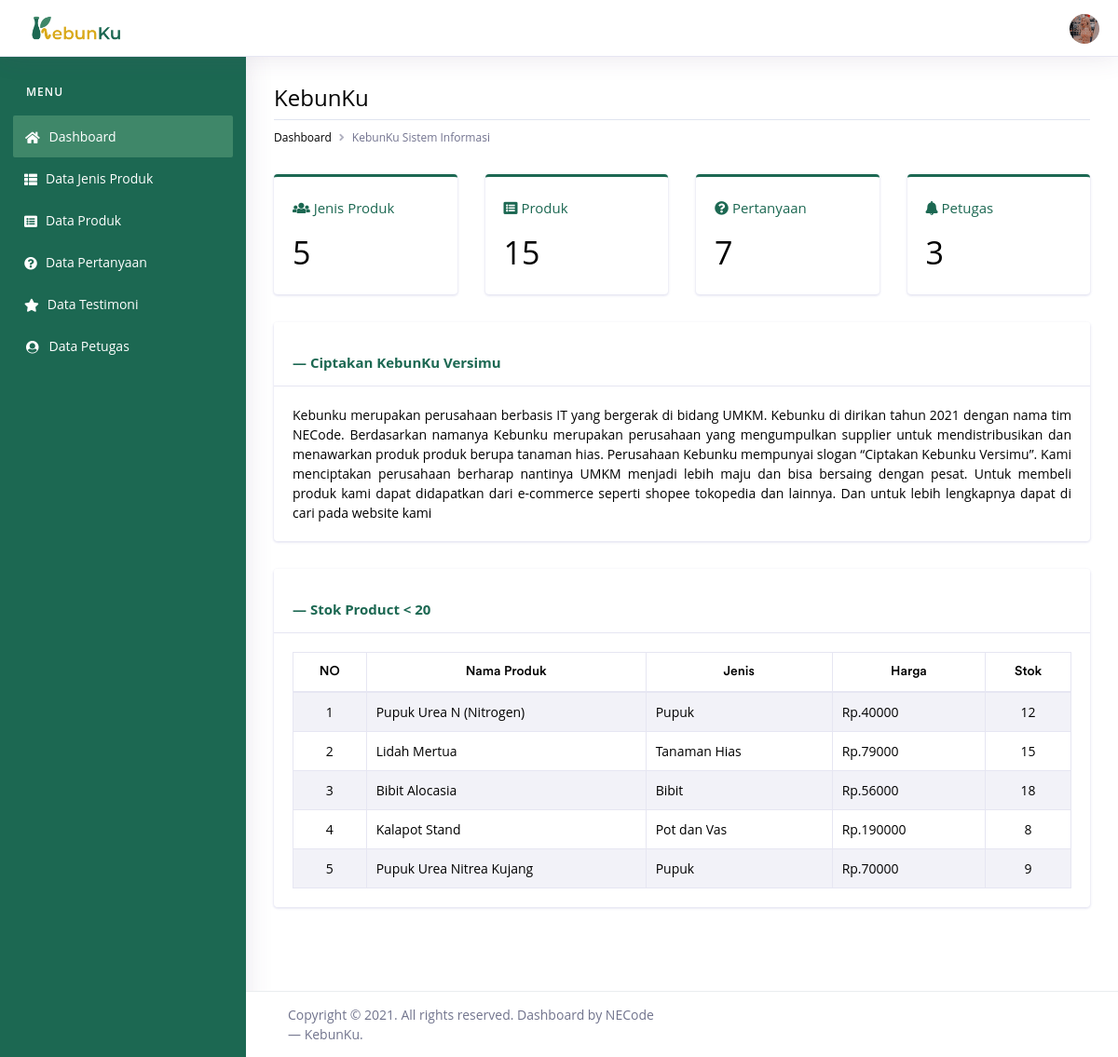
/dashboard.php (signed in), run on the app's committed database.
### tables this page shows
CREATE TABLE `tb_petugas` (
  `id_petugas` int(8) NOT NULL,
  `nama` varchar(200) NOT NULL,
  `username` varchar(50) NOT NULL,
  `password` varchar(50) NOT NULL,
  `foto` varchar(200) NOT NULL
);

CREATE TABLE `tb_produk` (
  `id_produk` int(8) NOT NULL,
  `nama` varchar(200) NOT NULL,
  `foto` varchar(200) NOT NULL,
  `harga` int(8) NOT NULL,
  `id_jenisproduk` int(8) NOT NULL,
  `stok` int(8) NOT NULL,
  `keterangan` text NOT NULL
);

CREATE TABLE `tb_jenisproduk` (
  `id_jenisproduk` int(8) NOT NULL,
  `nama_jenis` varchar(200) NOT NULL
);

### dashboard.php (the view, shortened to what this page needs)
<?php
include('dbconn/dbconn.php');
$id_petugas = $_SESSION['id_petugas'];
$sql_petugas = "SELECT * FROM tb_petugas WHERE id_petugas='$id_petugas'";
$result_petugas = $conn->query($sql_petugas);
$row_petugas = $result_petugas->fetch_assoc();
$foto_petugas = $row_petugas['foto'];
$sql_jp = "SELECT COUNT(*) as total_jp FROM tb_jenisproduk";
$result_jp = $conn->query($sql_jp);
$row_jp = $result_jp->fetch_assoc();
$sql_jproduk = "SELECT COUNT(*) as total_jproduk FROM tb_produk";
$result_jproduk = $conn->query($sql_jproduk);
$row_jproduk = $result_jproduk->fetch_assoc();
$sql_jpertanyaan = "SELECT COUNT(*) as total_jpertanyaan FROM tb_pertanyaan";
$result_jpertanyaan = $conn->query($sql_jpertanyaan);
$row_jpertanyaan = $result_jpertanyaan->fetch_assoc();
$sql_jpetugas = "SELECT COUNT(*) as total_jpetugas FROM tb_petugas";
$result_jpetugas = $conn->query($sql_jpetugas);
$row_jpetugas = $result_jpetugas->fetch_assoc();
?>
<!doctype html>
<html lang="en">
<head>
    <link rel="stylesheet" href="dashboard/vendor/bootstrap/css/bootstrap.min.css">
    <link href="dashboard/vendor/fonts/circular-std/style.css" rel="stylesheet">
    <link rel="stylesheet" href="dashboard/libs/css/style.css">
    <link rel="stylesheet" href="dashboard/vendor/fonts/fontawesome/css/fontawesome-all.css">
    <link rel="stylesheet" href="dashboard/vendor/charts/chartist-bundle/chartist.css">
    <link rel="stylesheet" href="dashboard/vendor/charts/morris-bundle/morris.css">
    <link rel="stylesheet" href="dashboard/vendor/fonts/material-design-iconic-font/css/materialdesignicons.min.css">
    <link rel="stylesheet" href="dashboard/vendor/charts/c3charts/c3.css">
    <link rel="stylesheet" href="dashboard/vendor/fonts/flag-icon-css/flag-icon.min.css">
    <link rel="stylesheet" href="dashboard/libs/js/dashboard-js.php">
</head>
<body>
    <div class="dashboard-main-wrapper">
        <div class="dashboard-header">
            <nav class="navbar navbar-expand-lg bg-white fixed-top">
                <img src="images/branding/side-logo-5.png" height="30px" style="padding-left: 30px;">
                <div class="collapse navbar-collapse " id="navbarSupportedContent">
                    <ul class="navbar-nav ml-auto navbar-right-top">
                        <li class="nav-item dropdown nav-user">
                            <a class="nav-link nav-user-img" href="#" id="navbarDropdownMenuLink2" data-toggle="dropdown" aria-haspopup="true" aria-expanded="false">
                                <?php echo "<img src='images/petugas/" . $foto_petugas . "' class='user-avatar-md rounded-circle' >"; ?></a>
                        </li>
                    </ul>
                </div>
            </nav>
        </div>
        <div class="nav-left-sidebar sidebar-dark">
            <div class="menu-list">
                <nav class="navbar navbar-expand-lg navbar-light">
                    <div class="collapse navbar-collapse" id="navbarNav">
                        <ul class="navbar-nav flex-column">
                            <li class="nav-divider">
                                Menu
                            </li>
                            <li class="nav-item">
                                <a class="nav-link active" href="dashboard.php"><i i class="fa fa-home fa-fw" aria-hidden="true"></i>Dashboard</a>
                            </li>
                            <li class="nav-item ">
                                <a class="nav-link" href="dashboard-jenis-produk.php"><i i class="fa fa-th-list" aria-hidden="true"></i>Data Jenis Produk</a>
                            </li>
                            <li class="nav-item ">
                                <a class="nav-link" href="dashboard-produk.php"><i i class="fa fa-list-alt" aria-hidden="true"></i>Data Produk</a>
                            </li>
                            <li class="nav-item ">
                                <a class="nav-link" href="dashboard-pertanyaan.php"><i i class="fa fa-question-circle" aria-hidden="true"></i>Data Pertanyaan</a>
                            </li>
                            <li class="nav-item ">
                                <a class="nav-link" href="dashboard-testimoni.php"><i i class="fa fa-star" aria-hidden="true"></i>Data Testimoni</a>
                            </li>
                            <li class="nav-item ">
                                <a class="nav-link" href="dashboard-petugas.php"><i i class="fa fa-fw fa-user-circle" aria-hidden="true"></i>Data Petugas</a>
                            </li>
                        </ul>
                    </div>
                </nav>
            </div>
        </div>
        <div class="dashboard-wrapper">
            <div class="container-fluid dashboard-content ">
                <div class="row">
                    <div class="col-xl-12 col-lg-12 col-md-12 col-sm-12 col-12">
                        <div class="page-header">
                            <h2 class="pageheader-title">KebunKu</h2>
                            <div class="page-breadcrumb">
                                <nav aria-label="breadcrumb">
                                    <ol class="breadcrumb">
                                        <li class="breadcrumb-item">Dashboard</li>
                                        <li class="breadcrumb-item active" aria-current="page">KebunKu Sistem Informasi</li>
                                    </ol>
                                </nav>
                            </div>
                        </div>
                    </div>
                </div>
                <div class="ecommerce-widget">
                    <div class="row">
                        <div class="col-xl-3 col-lg-3 col-md-6 col-sm-12 col-12">
                            <div class="card border-3 border-top border-top-primary">
                                <div class="card-body">
                                    <h5 class="text-muted"><i class="fa fa-fw fa-users"></i> Jenis Produk </h5>
                                    <div class="metric-value d-inline-block">
                                        <h1 class="mb-1"><?php echo $row_jp['total_jp']; ?></h1>
                                    </div>
                                </div>
                            </div>
                        </div>
                        <div class="col-xl-3 col-lg-3 col-md-6 col-sm-12 col-12">
                            <div class="card border-3 border-top border-top-primary">
                                <div class="card-body">
                                    <h5 class="text-muted"><i class="fa fa-list-alt"></i> Produk</h5>
                                    <div class="metric-value d-inline-block">
                                        <h1 class="mb-1"><?php echo $row_jproduk['total_jproduk']; ?></h1>
                                    </div>
                                </div>
                            </div>
                        </div>
                        <div class="col-xl-3 col-lg-3 col-md-6 col-sm-12 col-12">
                            <div class="card border-3 border-top border-top-primary">
                                <div class="card-body">
                                    <h5 class="text-muted"><i class="fa fa-question-circle"></i> Pertanyaan</h5>
                                    <div class="metric-value d-inline-block">
                                        <h1 class="mb-1"><?php echo $row_jpertanyaan['total_jpertanyaan']; ?></h1>
                                    </div>
                                </div>
                            </div>
                        </div>
                        <div class="col-xl-3 col-lg-3 col-md-6 col-sm-12 col-12">
                            <div class="card border-3 border-top border-top-primary">
                                <div class="card-body">
                                    <h5 class="text-muted"><i i class="fas fa-bell"></i> Petugas</h5>
                                    <div class="metric-value d-inline-block">
                                        <h1 class="mb-1"><?php echo $row_jpetugas['total_jpetugas']; ?></h1>
                                    </div>
                                </div>
                            </div>
                        </div>
                    </div>
                    <div class="row">
                        <div class="col-xl-12 col-lg-12 col-md-12 col-sm-12 col-12">
                            <div class="card">
                                <h5 class="card-header text-muted"><b>&mdash; Ciptakan KebunKu Versimu</b></h5>
                                <div class="card-body p-0">
                                    <p>Kebunku merupakan perusahaan berbasis IT yang bergerak di bidang UMKM. Kebunku di dirikan tahun 2021 dengan nama tim NECode. Berdasarkan namanya Kebunku merupakan
                                        perusahaan yang mengumpulkan supplier untuk mendistribusikan dan menawarkan produk produk berupa tanaman hias. Perusahaan Kebunku mempunyai slogan “Ciptakan Kebunku Versimu”.
                                        Kami menciptakan perusahaan berharap nantinya UMKM menjadi lebih maju dan bisa bersaing dengan pesat.
                                        Untuk membeli produk kami dapat didapatkan dari e-commerce seperti shopee tokopedia dan lainnya. Dan untuk lebih lengkapnya dapat di cari pada website kami</p>
                                </div>
                            </div>
                        </div>
                    </div>
                    <div class="row">
                        <div class="col-xl-12 col-lg-12 col-md-12 col-sm-12 col-12">
                            <div class="card">
                                <h5 class="card-header text-muted"><b>&mdash; Stok Product < 20</b>
                                </h5>
                                <div class="card-body">
                                    <div class="table-responsive">
                                        <table class="table table-striped table-bordered first">
                                            <thead>
                                                <tr align="center">
                                                    <th>NO</th>
                                                    <th>Nama Produk</th>
                                                    <th>Jenis</th>
                                                    <th>Harga</th>
                                                    <th>Stok</th>
                                                </tr>
                                            </thead>
                                            <tbody>
                                                <?php
                                                $sql = "SELECT * FROM tb_produk p inner join tb_jenisproduk j on p.id_jenisproduk=j.id_jenisproduk WHERE p.stok<=20";
                                                $i = 0;
                                                $result = $conn->query($sql);
                                                if ($result->num_rows > 0) {
                                                    while ($row = $result->fetch_assoc()) {
                                                        $i++;
                                                        echo "<tr>";
                                                        echo "<td align='center'>" . $i . "</td>";
                                                        echo "<td width='300'>" . $row['nama'] . "</td>";
                                                        echo "<td width='200'>" . $row['nama_jenis'] . "</td>";
                                                        echo "<td> Rp." . $row['harga'] . "</td>";
                                                        echo "<td align='center'>" . $row['stok'] . "</td>";
                                                        echo "</tr>";
                                                    }
                                                } else {
                                                    echo "<tr><td colspan='6'>Data Tersebut Tidak Ada</td></tr>";
                                                }
                                                ?>
                                            </tbody>
                                        </table>
                                    </div>
                                </div>
                            </div>
                        </div>
                    </div>
                </div>
            </div>
            <div class="footer">
                <div class="container-fluid">
                    <div class="row">
                        <div class="col-xl-6 col-lg-6 col-md-6 col-sm-12 col-12">
                            Copyright © 2021. All rights reserved. Dashboard by NECode &mdash; KebunKu</a>.
                        </div>
                    </div>
                </div>
            </div>
        </div>
    </div>
</body>
</html>

### data on the page
tb_petugas: foto (picture)
tb_produk: nama "Pupuk Urea N (Nitrogen)", id_jenisproduk.nama_jenis "Pupuk", harga "40000", stok "12"
tb_produk: nama "Lidah Mertua", id_jenisproduk.nama_jenis "Tanaman Hias", harga "79000", stok "15"
tb_produk: nama "Bibit Alocasia", id_jenisproduk.nama_jenis "Bibit", harga "56000", stok "18"
tb_produk: nama "Kalapot Stand", id_jenisproduk.nama_jenis "Pot dan Vas", harga "190000", stok "8"
tb_produk: nama "Pupuk Urea Nitrea Kujang", id_jenisproduk.nama_jenis "Pupuk", harga "70000", stok "9"

### other printed values
$row_jp['total_jp'] "5"
$row_jproduk['total_jproduk'] "15"
$row_jpertanyaan['total_jpertanyaan'] "7"
$row_jpetugas['total_jpetugas'] "3"
